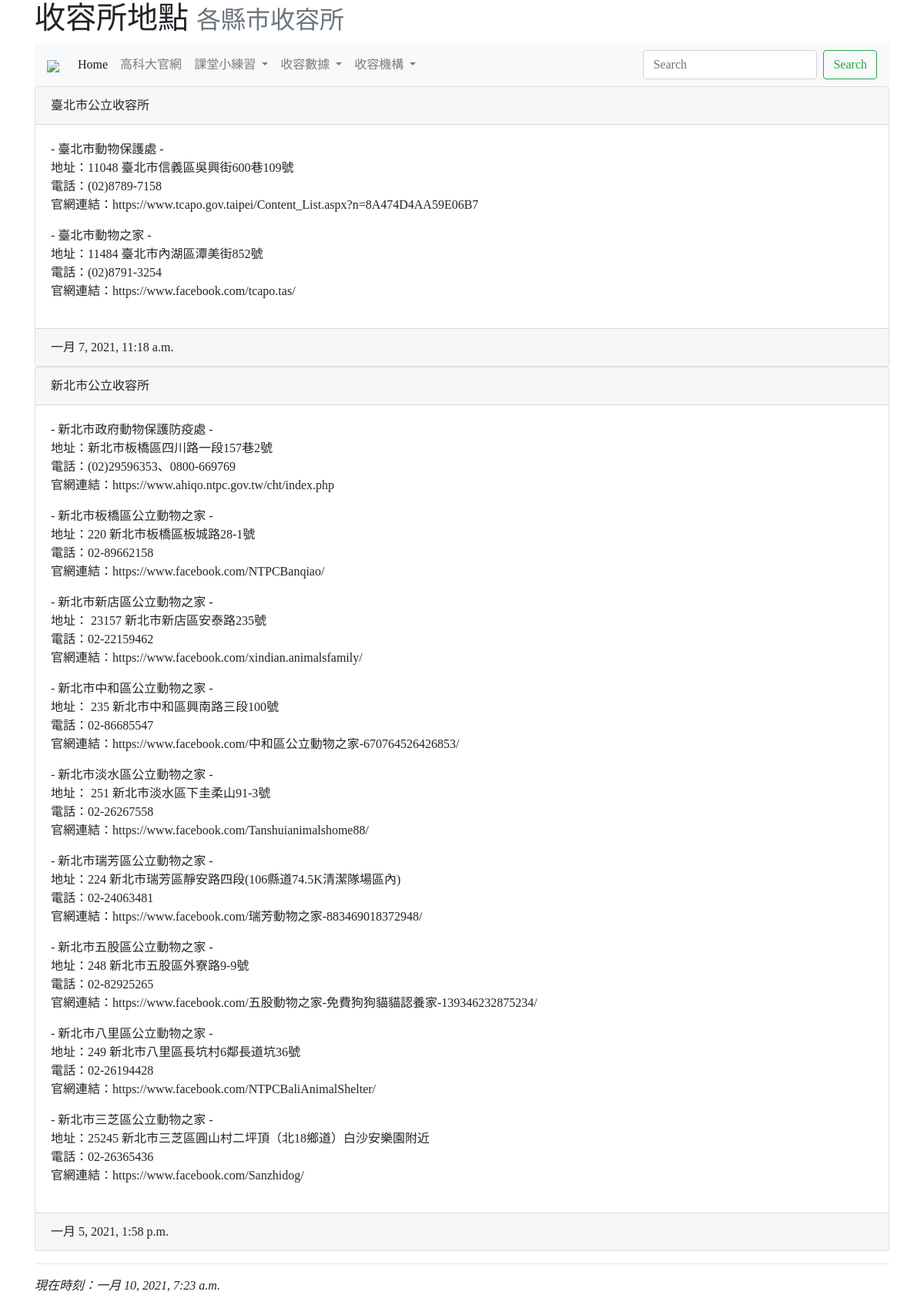
The app's page /text1/ with its own data.
### mainsite/models.py (models this page shows, shortened)
class text1(models.Model):
    title = models.CharField(max_length=200)
    slug = models.CharField(max_length=200)
    body = models.TextField()
    pub_date = models.DateTimeField(default=timezone.now)
    class Meta:
        ordering = ('-pub_date',)

### mainsite/views.py (the view)
# urls.py: path('text1/', Text1),
def Text1(request):
    now = datetime.now()
    try:
        orgs = text1.objects.all()
        return render(request, "text1.html", locals())
    except Exception as e:
        print(e)
        return redirect("/")

### templates/text1.html (shortened to what this page needs)
{% extends 'base.html' %}
{% block titlemessage %}
<h1>
  收容所地點
  <small class="text-muted">各縣市收容所</small>
</h1>
{% endblock %}
{% block content %}
{% for org in orgs %}
      <div class="card">
        <div class="card-header">
          {{ org.title }}
        </div>
        <div class="card-body">
          {{ org.body | linebreaks }}
        </div>
        <div class="card-footer">
          {{ org.pub_date }}
        </div>
      </div>
{% endfor %}
{% endblock %}

### templates/base.html (style rules this page uses)
body { font-family: 微軟正黑體; }

### records on screen
text1: title "臺北市公立收容所", body "- 臺北市動物保護處 - 地址：11048 臺北市信義區吳興街600巷109號 電話：(02)8789-7158 官網連結：https://www.tcapo.gov.taipei/Content_List.aspx?n=8A474D4AA59E06B7 - 臺北市動物之家 - 地址：11484 臺北市內湖區潭美街852號 電話：(02)8791-3254 官網連結：https://www.facebook.com/tcapo.tas/", pub_date "一月 7, 2021, 11:18 a.m."
text1: title "新北市公立收容所", body "- 新北市政府動物保護防疫處 - 地址：新北市板橋區四川路一段157巷2號 電話：(02)29596353、0800-669769 官網連結：https://www.ahiqo.ntpc.gov.tw/cht/index.php - 新北市板橋區公立動物之家 - 地址：220 新北市板橋區板城路28-1號 電話：02-89662158 官網連結：https://www.facebook.com/NTPCBanqiao/ - 新北市新店區公立動物之家 - 地址： 23157 新北市新店區安泰路235號 電話：02-22159462 官網連結：https://www.facebook.com/xindian.animalsfamily/ - 新北市中和區公立動物之家 - 地址： 235 新北市中和區興南路三段100號 電話：02-86685547 官網連結：https://www.facebook.com/中和區公立動物之家-670764526426853/ - 新北市淡水區公立動物之家 - 地址： 251 新北市淡水區下圭柔山91-3號 電話：02-26267558 官網連結：https://www.facebook.com/Tanshuianimalshome88/ - 新北市瑞芳區公立動物之家 - 地址：224 新北市瑞芳區靜安路四段(106縣道74.5K清潔隊場區內) 電話：02-24063481 官網連結：https://www.facebook.com/瑞芳動物之家-883469018372948/ - 新北市五股區公立動物之家 - 地址：248…", pub_date "一月 5, 2021, 1:58 p.m."
